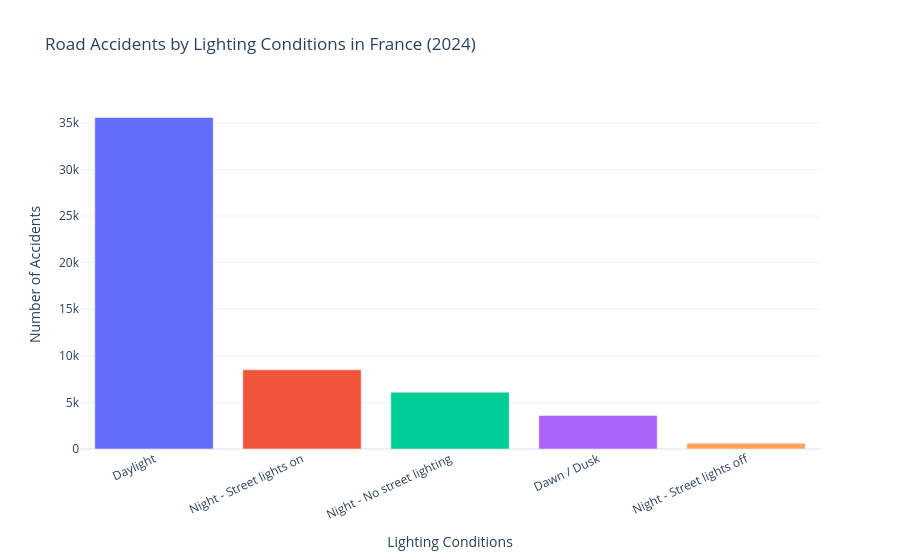

Notebook code cell kept with this figure:
### Markdown cell above
Visualization map

### Code cell
fig = px.bar(
    luminosity_accidents,
    x="luminosity",
    y="Accidents",
    color="luminosity",
    title="Road Accidents by Lighting Conditions in France (2024)",
    labels={
        "luminosity": "Lighting Conditions",
        "Accidents": "Number of Accidents"
    },
    hover_data=["Percentage"]
)

fig.update_layout(
    template="plotly_white",
    showlegend=False,
    xaxis_tickangle=-25
)

fig.show()

### Figure 1 — Plotly figure (JSON) as saved in the notebook; plotly's stock layout.template omitted (floating-point values rounded to 4 significant figures)
{"data": [{"customdata": [[65.4]], "hovertemplate": "Lighting Conditions=%{x}<br>Number of Accidents=%{y}<br>Percentage=%{customdata[0]}<extra></extra>", "legendgroup": "Daylight", "marker": {"color": "#636efa", "pattern": {"shape": ""}}, "name": "Daylight", "orientation": "v", "showlegend": true, "textposition": "auto", "type": "bar", "x": ["Daylight"], "xaxis": "x", "y": [35580], "yaxis": "y"}, {"customdata": [[15.62]], "hovertemplate": "Lighting Conditions=%{x}<br>Number of Accidents=%{y}<br>Percentage=%{customdata[0]}<extra></extra>", "legendgroup": "Night - Street lights on", "marker": {"color": "#EF553B", "pattern": {"shape": ""}}, "name": "Night - Street lights on", "orientation": "v", "showlegend": true, "textposition": "auto", "type": "bar", "x": ["Night - Street lights on"], "xaxis": "x", "y": [8499], "yaxis": "y"}, {"customdata": [[11.21]], "hovertemplate": "Lighting Conditions=%{x}<br>Number of Accidents=%{y}<br>Percentage=%{customdata[0]}<extra></extra>", "legendgroup": "Night - No street lighting", "marker": {"color": "#00cc96", "pattern": {"shape": ""}}, "name": "Night - No street lighting", "orientation": "v", "showlegend": true, "textposition": "auto", "type": "bar", "x": ["Night - No street lighting"], "xaxis": "x", "y": [6101], "yaxis": "y"}, {"customdata": [[6.62]], "hovertemplate": "Lighting Conditions=%{x}<br>Number of Accidents=%{y}<br>Percentage=%{customdata[0]}<extra></extra>", "legendgroup": "Dawn / Dusk", "marker": {"color": "#ab63fa", "pattern": {"shape": ""}}, "name": "Dawn / Dusk", "orientation": "v", "showlegend": true, "textposition": "auto", "type": "bar", "x": ["Dawn / Dusk"], "xaxis": "x", "y": [3599], "yaxis": "y"}, {"customdata": [[1.15]], "hovertemplate": "Lighting Conditions=%{x}<br>Number of Accidents=%{y}<br>Percentage=%{customdata[0]}<extra></extra>", "legendgroup": "Night - Street lights off", "marker": {"color": "#FFA15A", "pattern": {"shape": ""}}, "name": "Night - Street lights off", "orientation": "v", "showlegend": true, "textposition": "auto", "type": "bar", "x": ["Night - Street lights off"], "xaxis": "x", "y": [623], "yaxis": "y"}], "layout": {"barmode": "relative", "legend": {"title": {"text": "Lighting Conditions"}, "tracegroupgap": 0}, "showlegend": false, "title": {"text": "Road Accidents by Lighting Conditions in France (2024)"}, "xaxis": {"anchor": "y", "categoryarray": ["Daylight", "Night - Street lights on", "Night - No street lighting", "Dawn / Dusk", "Night - Street lights off"], "categoryorder": "array", "domain": [0, 1], "tickangle": -25, "title": {"text": "Lighting Conditions"}}, "yaxis": {"anchor": "x", "domain": [0, 1], "title": {"text": "Number of Accidents"}}}}
